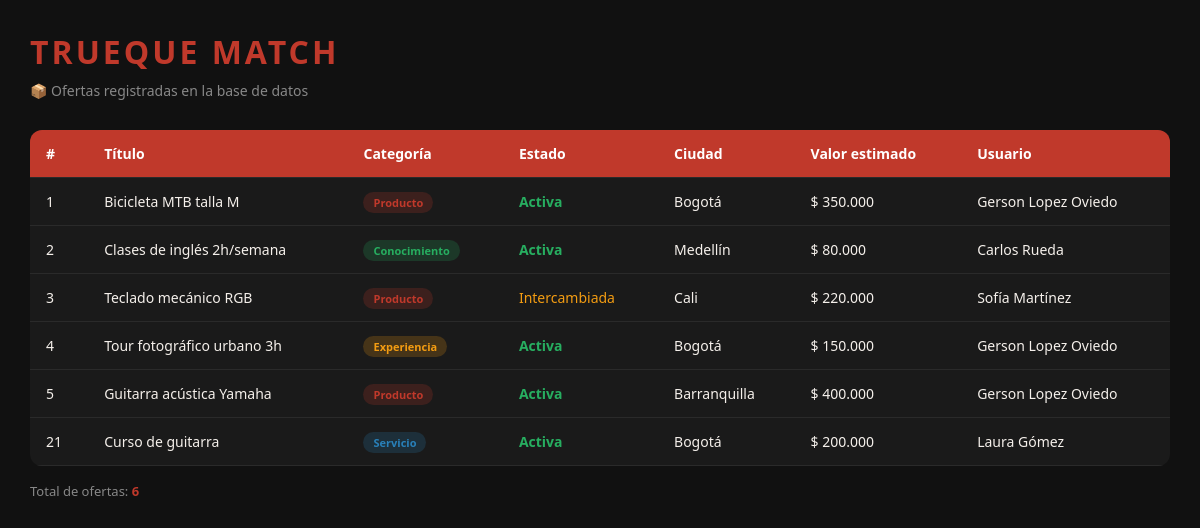
Screenshot of /ofertas.php with the database file from the repository.
### tables this page shows
CREATE TABLE `oferta` (
  `id_oferta` int(11) NOT NULL,
  `titulo` varchar(200) NOT NULL,
  `descripcion` text NOT NULL,
  `categoria` enum('producto','servicio','conocimiento','experiencia') NOT NULL,
  `estado` enum('activa','inactiva','intercambiada') NOT NULL DEFAULT 'activa',
  `imagen_url` varchar(255) DEFAULT NULL,
  `ciudad` varchar(100) DEFAULT NULL,
  `valor_estimado` decimal(10,2) DEFAULT NULL,
  `fecha_publicacion` datetime NOT NULL DEFAULT current_timestamp(),
  `id_usuario` int(11) NOT NULL
);

CREATE TABLE `usuario` (
  `id_usuario` int(11) NOT NULL,
  `nombre` varchar(100) NOT NULL,
  `correo` varchar(150) NOT NULL,
  `clave_acceso` varchar(255) NOT NULL,
  `telefono` varchar(15) DEFAULT NULL,
  `ciudad` varchar(100) DEFAULT NULL,
  `foto_perfil` varchar(255) DEFAULT NULL,
  `reputacion` decimal(3,2) NOT NULL DEFAULT 0.00,
  `fecha_registro` datetime NOT NULL DEFAULT current_timestamp(),
  `activo` tinyint(1) NOT NULL DEFAULT 1,
  `id_tipo_usuario` int(11) NOT NULL
);

### ofertas.php (the view, shortened to what this page needs)
<?php
include('conexion.php');
?>
<!DOCTYPE html>
<html lang="es">
<head>
</head>
<body>
    <h1>TRUEQUE MATCH</h1>
    <p class="subtitulo">📦 Ofertas registradas en la base de datos</p>
    <?php
    $sql = "SELECT
                o.id_oferta,
                o.titulo,
                o.categoria,
                o.estado,
                o.ciudad,
                o.valor_estimado,
                u.nombre AS nombre_usuario
            FROM oferta o
            JOIN usuario u ON o.id_usuario = u.id_usuario
            ORDER BY o.id_oferta ASC";
    $resultado = mysqli_query($conexion, $sql);
    $total = mysqli_num_rows($resultado);
    ?>
    <table>
        <thead>
            <tr>
                <th>#</th>
                <th>Título</th>
                <th>Categoría</th>
                <th>Estado</th>
                <th>Ciudad</th>
                <th>Valor estimado</th>
                <th>Usuario</th>
            </tr>
        </thead>
        <tbody>
            <?php
            while ($fila = mysqli_fetch_assoc($resultado)) {
                echo "<tr>";
                echo "<td>" . $fila['id_oferta'] . "</td>";
                echo "<td>" . $fila['titulo'] . "</td>";
                $cat = $fila['categoria'];
                echo "<td><span class='badge $cat'>" . ucfirst($cat) . "</span></td>";
                $est = $fila['estado'];
                echo "<td><span class='$est'>" . ucfirst($est) . "</span></td>";
                echo "<td>" . $fila['ciudad'] . "</td>";
                echo "<td>$ " . number_format($fila['valor_estimado'], 0, ',', '.') . "</td>";
                echo "<td>" . $fila['nombre_usuario'] . "</td>";
                echo "</tr>";
            }
            ?>
        </tbody>
    </table>
    <p class="total">Total de ofertas: <span><?php echo $total; ?></span></p>
</body>
</html>

### ofertas.php (style rules this page uses)
* { box-sizing: border-box; margin: 0; padding: 0; }
body { background: #111111; color: #F5F0EB; font-family: 'Segoe UI', sans-serif; padding: 30px; }
h1 { color: #C0392B; font-size: 32px; letter-spacing: 3px; margin-bottom: 8px; }
.subtitulo { color: #888; margin-bottom: 30px; font-size: 14px; }
table { width: 100%; border-collapse: collapse; background: #1A1A1A; border-radius: 12px; overflow: hidden; }
thead { background: #C0392B; color: white; }
th, td { padding: 14px 16px; text-align: left; font-size: 14px; border-bottom: 1px solid #2A2A2A; }
.badge { padding: 3px 10px; border-radius: 999px; font-size: 11px; font-weight: 700; }
.producto { background: rgba(192,57,43,.2); color: #C0392B; }
.servicio { background: rgba(41,128,185,.2); color: #2980B9; }
.conocimiento { background: rgba(39,174,96,.2); color: #27AE60; }
.experiencia { background: rgba(243,156,18,.2); color: #F39C12; }
.activa { color: #27AE60; font-weight: bold; }
.intercambiada { color: #F39C12; }
.total { margin-top: 16px; color: #888; font-size: 13px; }
.total span { color: #C0392B; font-weight: bold; }

### rows the page displays
oferta: id_oferta "1", titulo "Bicicleta MTB talla M", categoria "Producto", estado "Activa", ciudad "Bogotá", valor_estimado "350.000", id_usuario.nombre "Gerson Lopez Oviedo"
oferta: id_oferta "2", titulo "Clases de inglés 2h/semana", categoria "Conocimiento", estado "Activa", ciudad "Medellín", valor_estimado "80.000", id_usuario.nombre "Carlos Rueda"
oferta: id_oferta "3", titulo "Teclado mecánico RGB", categoria "Producto", estado "Intercambiada", ciudad "Cali", valor_estimado "220.000", id_usuario.nombre "Sofía Martínez"
oferta: id_oferta "4", titulo "Tour fotográfico urbano 3h", categoria "Experiencia", estado "Activa", ciudad "Bogotá", valor_estimado "150.000", id_usuario.nombre "Gerson Lopez Oviedo"
oferta: id_oferta "5", titulo "Guitarra acústica Yamaha", categoria "Producto", estado "Activa", ciudad "Barranquilla", valor_estimado "400.000", id_usuario.nombre "Gerson Lopez Oviedo"
oferta: id_oferta "21", titulo "Curso de guitarra", categoria "Servicio", estado "Activa", ciudad "Bogotá", valor_estimado "200.000", id_usuario.nombre "Laura Gómez"

### other values shown
$total "6"
